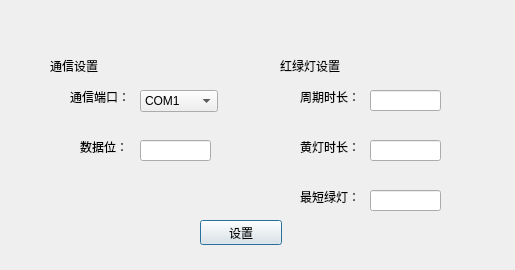
<?xml version="1.0" encoding="UTF-8"?>
<ui version="4.0">
 <class>Dialog1</class>
 <widget class="QDialog" name="Dialog1">
  <property name="geometry">
   <rect>
    <x>0</x>
    <y>0</y>
    <width>515</width>
    <height>270</height>
   </rect>
  </property>
  <property name="windowTitle">
   <string>系统设置</string>
  </property>
  <widget class="QComboBox" name="comboBox">
   <property name="geometry">
    <rect>
     <x>140</x>
     <y>90</y>
     <width>78</width>
     <height>22</height>
    </rect>
   </property>
   <item>
    <property name="text">
     <string>COM1</string>
    </property>
   </item>
   <item>
    <property name="text">
     <string>COM2</string>
    </property>
   </item>
   <item>
    <property name="text">
     <string>COM3</string>
    </property>
   </item>
   <item>
    <property name="text">
     <string>/dev/cu.usbmodem14201
</string>
    </property>
   </item>
  </widget>
  <widget class="QLabel" name="label">
   <property name="geometry">
    <rect>
     <x>50</x>
     <y>50</y>
     <width>81</width>
     <height>31</height>
    </rect>
   </property>
   <property name="text">
    <string>通信设置</string>
   </property>
  </widget>
  <widget class="QLabel" name="label_2">
   <property name="geometry">
    <rect>
     <x>70</x>
     <y>90</y>
     <width>63</width>
     <height>13</height>
    </rect>
   </property>
   <property name="text">
    <string>通信端口：</string>
   </property>
  </widget>
  <widget class="QLineEdit" name="lineEdit">
   <property name="geometry">
    <rect>
     <x>140</x>
     <y>140</y>
     <width>71</width>
     <height>21</height>
    </rect>
   </property>
  </widget>
  <widget class="QLabel" name="label_3">
   <property name="geometry">
    <rect>
     <x>80</x>
     <y>140</y>
     <width>63</width>
     <height>13</height>
    </rect>
   </property>
   <property name="text">
    <string>数据位：</string>
   </property>
  </widget>
  <widget class="QLabel" name="label_4">
   <property name="geometry">
    <rect>
     <x>280</x>
     <y>50</y>
     <width>81</width>
     <height>31</height>
    </rect>
   </property>
   <property name="text">
    <string>红绿灯设置</string>
   </property>
  </widget>
  <widget class="QLabel" name="label_5">
   <property name="geometry">
    <rect>
     <x>300</x>
     <y>90</y>
     <width>63</width>
     <height>13</height>
    </rect>
   </property>
   <property name="text">
    <string>周期时长：</string>
   </property>
  </widget>
  <widget class="QLineEdit" name="lineEdit_2">
   <property name="geometry">
    <rect>
     <x>370</x>
     <y>90</y>
     <width>71</width>
     <height>21</height>
    </rect>
   </property>
  </widget>
  <widget class="QLabel" name="label_6">
   <property name="geometry">
    <rect>
     <x>300</x>
     <y>140</y>
     <width>63</width>
     <height>13</height>
    </rect>
   </property>
   <property name="text">
    <string>黄灯时长：</string>
   </property>
  </widget>
  <widget class="QLineEdit" name="lineEdit_3">
   <property name="geometry">
    <rect>
     <x>370</x>
     <y>140</y>
     <width>71</width>
     <height>21</height>
    </rect>
   </property>
  </widget>
  <widget class="QLineEdit" name="lineEdit_4">
   <property name="geometry">
    <rect>
     <x>370</x>
     <y>190</y>
     <width>71</width>
     <height>21</height>
    </rect>
   </property>
  </widget>
  <widget class="QLabel" name="label_7">
   <property name="geometry">
    <rect>
     <x>300</x>
     <y>190</y>
     <width>63</width>
     <height>13</height>
    </rect>
   </property>
   <property name="text">
    <string>最短绿灯：</string>
   </property>
  </widget>
  <widget class="QPushButton" name="pushButton">
   <property name="geometry">
    <rect>
     <x>200</x>
     <y>220</y>
     <width>82</width>
     <height>25</height>
    </rect>
   </property>
   <property name="text">
    <string>设置</string>
   </property>
  </widget>
 </widget>
 <resources/>
 <connections/>
</ui>
